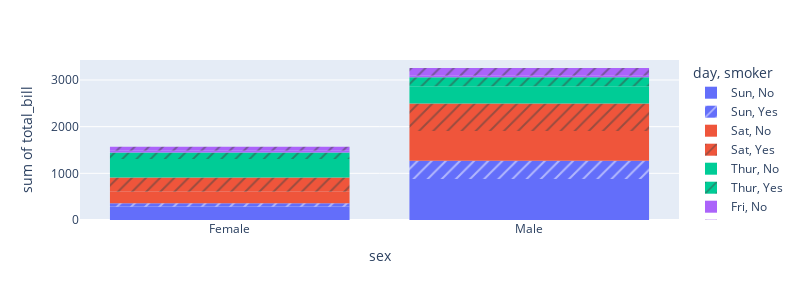

The cell this chart's notebook holds for it:
### Code cell
df = px.data.tips() 
fig = px.histogram(df, x="sex", y="total_bill", pattern_shape="smoker", color="day") 
fig.update_layout(width = 800, height = 300)
fig.show()

### Figure 1 — Plotly figure (JSON) as saved in the notebook; plotly's stock layout.template omitted (floating-point values rounded to 4 significant figures)
{"data": [{"alignmentgroup": "True", "bingroup": "x", "histfunc": "sum", "hovertemplate": "day=Sun<br>smoker=No<br>sex=%{x}<br>sum of total_bill=%{y}<extra></extra>", "legendgroup": "Sun, No", "marker": {"color": "#636efa", "pattern": {"shape": ""}}, "name": "Sun, No", "offsetgroup": "Sun, No", "orientation": "v", "showlegend": true, "type": "histogram", "x": ["Female", "Male", "Male", "Male", "Female", "Male", "Male", "Male", "Male", "Male", "Male", "Female", "Male", "Male", "Female", "Male", "Female", "Male", "Female", "Male", "Male", "Male", "Male", "Male", "Male", "Male", "Male", "Male", "Male", "Female", "Female", "Male", "Male", "Male", "Male", "Male", "Female", "Female", "Male", "Male", "Male", "Male", "Male", "Male", "Female", "Male", "Female", "Female", "Male", "Male", "Male", "Female", "Male", "Male", "Male", "Male", "Male"], "xaxis": "x", "y": [16.99, 10.34, 21.01, 23.68, 24.59, 25.29, 8.77, 26.88, 15.04, 14.78, 10.27, 35.26, 15.42, 18.43, 14.83, 21.58, 10.33, 16.29, 16.97, 17.46, 13.94, 9.68, 30.4, 18.29, 22.23, 32.4, 28.55, 18.04, 12.54, 10.29, 34.81, 9.94, 25.56, 19.49, 38.07, 23.95, 25.71, 17.31, 29.93, 14.07, 13.13, 17.26, 24.55, 19.77, 29.85, 48.17, 25, 13.39, 16.49, 21.5, 12.66, 16.21, 13.81, 24.52, 20.76, 31.71, 20.69], "yaxis": "y"}, {"alignmentgroup": "True", "bingroup": "x", "histfunc": "sum", "hovertemplate": "day=Sun<br>smoker=Yes<br>sex=%{x}<br>sum of total_bill=%{y}<extra></extra>", "legendgroup": "Sun, Yes", "marker": {"color": "#636efa", "pattern": {"shape": "/"}}, "name": "Sun, Yes", "offsetgroup": "Sun, Yes", "orientation": "v", "showlegend": true, "type": "histogram", "x": ["Female", "Male", "Male", "Male", "Male", "Male", "Male", "Female", "Male", "Male", "Male", "Male", "Male", "Male", "Female", "Male", "Female", "Male", "Male"], "xaxis": "x", "y": [17.51, 7.25, 31.85, 16.82, 32.9, 17.89, 14.48, 9.6, 34.63, 34.65, 23.33, 45.35, 23.17, 40.55, 20.9, 30.46, 18.15, 23.1, 15.69], "yaxis": "y"}, {"alignmentgroup": "True", "bingroup": "x", "histfunc": "sum", "hovertemplate": "day=Sat<br>smoker=No<br>sex=%{x}<br>sum of total_bill=%{y}<extra></extra>", "legendgroup": "Sat, No", "marker": {"color": "#EF553B", "pattern": {"shape": ""}}, "name": "Sat, No", "offsetgroup": "Sat, No", "orientation": "v", "showlegend": true, "type": "histogram", "x": ["Male", "Male", "Female", "Female", "Male", "Male", "Male", "Male", "Male", "Male", "Female", "Male", "Male", "Female", "Female", "Male", "Male", "Male", "Female", "Male", "Male", "Male", "Female", "Male", "Male", "Male", "Female", "Male", "Male", "Female", "Female", "Male", "Female", "Male", "Male", "Female", "Male", "Male", "Male", "Male", "Male", "Male", "Female", "Male", "Male"], "xaxis": "x", "y": [20.65, 17.92, 20.29, 15.77, 39.42, 19.82, 17.81, 13.37, 12.69, 21.7, 19.65, 9.55, 18.35, 15.06, 20.69, 17.78, 24.06, 16.31, 16.93, 18.69, 31.27, 16.04, 26.41, 48.27, 17.59, 20.08, 16.45, 20.23, 12.02, 17.07, 14.73, 10.51, 20.92, 18.24, 14, 7.25, 48.33, 20.45, 13.28, 11.61, 10.77, 10.07, 35.83, 29.03, 17.82], "yaxis": "y"}, {"alignmentgroup": "True", "bingroup": "x", "histfunc": "sum", "hovertemplate": "day=Sat<br>smoker=Yes<br>sex=%{x}<br>sum of total_bill=%{y}<extra></extra>", "legendgroup": "Sat, Yes", "marker": {"color": "#EF553B", "pattern": {"shape": "/"}}, "name": "Sat, Yes", "offsetgroup": "Sat, Yes", "orientation": "v", "showlegend": true, "type": "histogram", "x": ["Male", "Male", "Male", "Male", "Male", "Male", "Female", "Male", "Female", "Female", "Male", "Female", "Female", "Male", "Male", "Male", "Female", "Female", "Female", "Male", "Male", "Male", "Male", "Male", "Female", "Male", "Male", "Female", "Female", "Female", "Male", "Male", "Male", "Female", "Female", "Male", "Male", "Male", "Male", "Male", "Female", "Male"], "xaxis": "x", "y": [38.01, 11.24, 20.29, 13.81, 11.02, 18.29, 3.07, 15.01, 26.86, 25.28, 17.92, 44.3, 22.42, 15.36, 20.49, 25.21, 14.31, 10.59, 10.63, 50.81, 15.81, 26.59, 38.73, 24.27, 12.76, 30.06, 25.89, 13.27, 28.17, 12.9, 28.15, 11.59, 7.74, 30.14, 22.12, 24.01, 15.69, 15.53, 12.6, 32.83, 27.18, 22.67], "yaxis": "y"}, {"alignmentgroup": "True", "bingroup": "x", "histfunc": "sum", "hovertemplate": "day=Thur<br>smoker=No<br>sex=%{x}<br>sum of total_bill=%{y}<extra></extra>", "legendgroup": "Thur, No", "marker": {"color": "#00cc96", "pattern": {"shape": ""}}, "name": "Thur, No", "offsetgroup": "Thur, No", "orientation": "v", "showlegend": true, "type": "histogram", "x": ["Male", "Male", "Male", "Male", "Female", "Male", "Female", "Male", "Male", "Male", "Male", "Female", "Female", "Female", "Male", "Female", "Male", "Male", "Female", "Female", "Male", "Female", "Female", "Male", "Male", "Female", "Female", "Female", "Female", "Female", "Female", "Female", "Female", "Female", "Male", "Male", "Female", "Female", "Female", "Female", "Female", "Male", "Male", "Male", "Female"], "xaxis": "x", "y": [27.2, 22.76, 17.29, 16.66, 10.07, 15.98, 34.83, 13.03, 18.28, 24.71, 21.16, 10.65, 12.43, 24.08, 11.69, 13.42, 14.26, 15.95, 12.48, 29.8, 8.52, 14.52, 11.38, 22.82, 19.08, 20.27, 11.17, 12.26, 18.26, 8.51, 10.33, 14.15, 13.16, 17.47, 34.3, 41.19, 27.05, 16.43, 8.35, 18.64, 11.87, 9.78, 7.51, 7.56, 18.78], "yaxis": "y"}, {"alignmentgroup": "True", "bingroup": "x", "histfunc": "sum", "hovertemplate": "day=Thur<br>smoker=Yes<br>sex=%{x}<br>sum of total_bill=%{y}<extra></extra>", "legendgroup": "Thur, Yes", "marker": {"color": "#00cc96", "pattern": {"shape": "/"}}, "name": "Thur, Yes", "offsetgroup": "Thur, Yes", "orientation": "v", "showlegend": true, "type": "histogram", "x": ["Male", "Male", "Male", "Female", "Male", "Male", "Male", "Male", "Female", "Female", "Male", "Male", "Female", "Female", "Female", "Male", "Female"], "xaxis": "x", "y": [19.44, 32.68, 16, 19.81, 28.44, 15.48, 16.58, 10.34, 43.11, 13, 13.51, 18.71, 12.74, 13, 16.4, 20.53, 16.47], "yaxis": "y"}, {"alignmentgroup": "True", "bingroup": "x", "histfunc": "sum", "hovertemplate": "day=Fri<br>smoker=No<br>sex=%{x}<br>sum of total_bill=%{y}<extra></extra>", "legendgroup": "Fri, No", "marker": {"color": "#ab63fa", "pattern": {"shape": ""}}, "name": "Fri, No", "offsetgroup": "Fri, No", "orientation": "v", "showlegend": true, "type": "histogram", "x": ["Male", "Female", "Male", "Female"], "xaxis": "x", "y": [22.49, 22.75, 12.46, 15.98], "yaxis": "y"}, {"alignmentgroup": "True", "bingroup": "x", "histfunc": "sum", "hovertemplate": "day=Fri<br>smoker=Yes<br>sex=%{x}<br>sum of total_bill=%{y}<extra></extra>", "legendgroup": "Fri, Yes", "marker": {"color": "#ab63fa", "pattern": {"shape": "/"}}, "name": "Fri, Yes", "offsetgroup": "Fri, Yes", "orientation": "v", "showlegend": true, "type": "histogram", "x": ["Male", "Female", "Female", "Male", "Male", "Male", "Male", "Female", "Female", "Male", "Female", "Male", "Male", "Female", "Female"], "xaxis": "x", "y": [28.97, 5.75, 16.32, 40.17, 27.28, 12.03, 21.01, 11.35, 15.38, 12.16, 13.42, 8.58, 13.42, 16.27, 10.09], "yaxis": "y"}], "layout": {"barmode": "relative", "height": 300, "legend": {"title": {"text": "day, smoker"}, "tracegroupgap": 0}, "margin": {"t": 60}, "width": 800, "xaxis": {"anchor": "y", "domain": [0, 1], "title": {"text": "sex"}}, "yaxis": {"anchor": "x", "domain": [0, 1], "title": {"text": "sum of total_bill"}}}}
